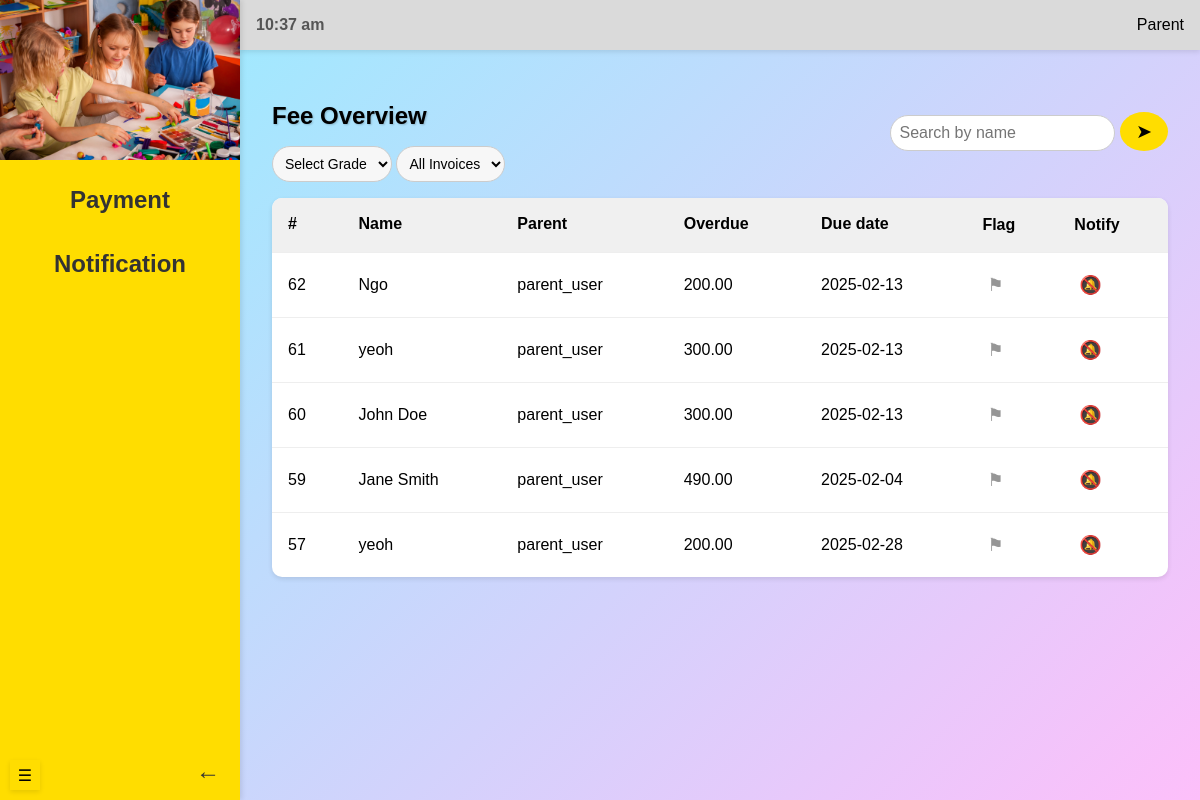
The app's page /teacher/feeOverview (signed in), older data.
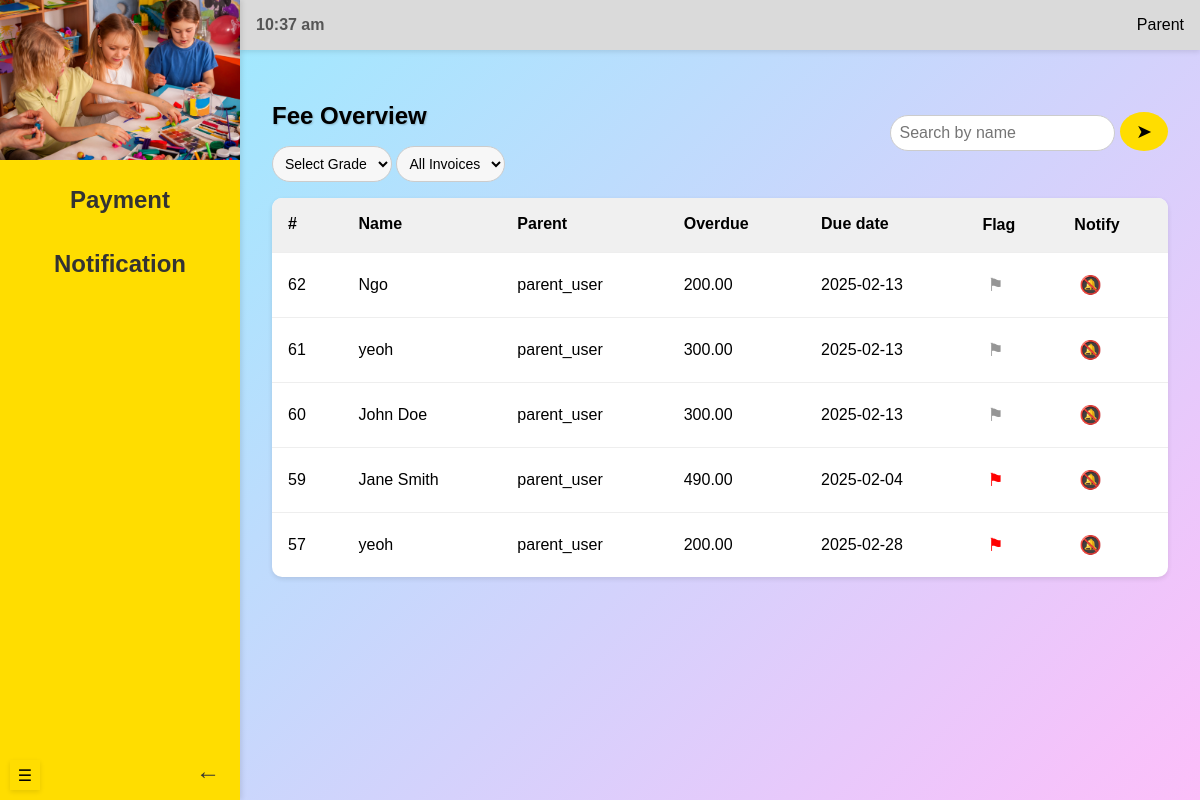
The same page, newer data.
### models.py (models this page shows, shortened)
class Invoice(db.Model):
    __tablename__ = 'invoices'
    id = db.Column(db.Integer, primary_key=True, autoincrement=True)
    total_amount = db.Column(NUMERIC(10, 2), nullable=False)
    flag = db.Column(db.Boolean, default=False)  # True if paid before the due date
    fees = db.relationship('Fee', back_populates='invoice', lazy='joined')

class Student(db.Model):
    __tablename__ = 'students'
    id = db.Column(db.Integer, primary_key=True, autoincrement=True)
    name = db.Column(db.String(255), nullable=False)
    grade = db.Column(db.String(50), nullable=False)
    dob = db.Column(db.Date, nullable=False)
    transport = db.Column(db.Boolean, default=False)
    user_id = db.Column(db.Integer, db.ForeignKey('users.id'), nullable=False)
    fees = db.relationship('Fee', backref='student', cascade='all, delete-orphan')

class User(db.Model, UserMixin):
    __tablename__ = 'users'
    id = db.Column(db.Integer, primary_key=True, autoincrement=True)
    username = db.Column(db.String(255), unique=True, nullable=False)
    email = db.Column(db.String(255), unique=True, nullable=False)
    password = db.Column(db.String(255), nullable=False)
    role = db.Column(
        db.Enum('admin', 'accountant', 'teacher', 'parent', name='user_roles'),
        nullable=False
    )
    created_at = db.Column(db.DateTime, default=func.current_timestamp())
    flag = db.Column(db.Boolean, default=True)
    students = db.relationship('Student', backref='guardian', cascade='all, delete-orphan')
    payments = db.relationship('Payment', backref='user', cascade='all, delete-orphan')
    notifications = db.relationship('Notification', backref='user', cascade='all, delete-orphan')

class Fee(db.Model):
    __tablename__ = 'fees'
    id = db.Column(db.Integer, primary_key=True, autoincrement=True)
    student_id = db.Column(db.Integer, db.ForeignKey('students.id'), nullable=False)
    create_date = db.Column(db.Date, default=func.current_date())
    due_date = db.Column(db.Date, nullable=False)
    amount = db.Column(NUMERIC(10, 2), nullable=False)
    fee_type = db.Column(db.String(100), nullable=False)
    status = db.Column(db.Enum('unpaid', 'paid', name='fee_status'), default='unpaid')
    invoice_id = db.Column(db.Integer, db.ForeignKey('invoices.id'), nullable=True)
    invoice = db.relationship('Invoice', back_populates='fees')

### routes/teacher_routes.py (the view)
@teacher_blueprint.route("/feeOverview", methods=["GET"])
@login_required
def feeOverview():
    student_name = request.args.get("name")  # Fixed parameter for student name search
    grade = request.args.get("grade")
    status = request.args.get("status")  # Paid/Unpaid filter
    start_date = request.args.get("start_date")
    end_date = request.args.get("end_date")
    query = Invoice.query.join(Fee).join(Student)
    if student_name:
        query = query.filter(Student.name.ilike(f"%{student_name}%"))
    if grade:
        query = query.filter(Student.grade == grade)
    if status == "paid":
        query = query.filter(Fee.status == "paid")
    elif status == "unpaid":
        query = query.filter(Fee.status == "unpaid")
    if start_date:
        try:
            start_date = datetime.strptime(start_date, '%Y-%m-%d').date()
            query = query.filter(Fee.due_date >= start_date)
        except ValueError:
            flash("Invalid start date format", "error")
    if end_date:
        try:
            end_date = datetime.strptime(end_date, '%Y-%m-%d').date()
            query = query.filter(Fee.due_date <= end_date)
        except ValueError:
            flash("Invalid end date format", "error")
    invoices = query.options(
        joinedload(Invoice.fees).joinedload(Fee.student)
    ).order_by(Invoice.id.desc()).all()
    return render_template(
        "feeOverview.html",
        invoices=invoices,
        filter_status=status,
        filter_grade=grade,
        search_name=student_name
    )

### app.py (called while the page is built)
@login_manager.user_loader
def load_user(user_id):
    return User.query.get(int(user_id))

### templates/feeOverview.html (shortened to what this page needs)
{% if current_user.role == 'teacher' %}
    {% extends "teacherBase.html" %}
{% elif current_user.role == 'admin'%}
    {% extends "adminBase.html" %}
{% elif current_user.role == 'accountant' %}
    {% extends "accountantBase.html" %}
{% elif current_user.role == 'parent'%}
    {% extends "parentBase.html" %}
{% endif %}
{% block header %}
    <link rel="stylesheet" href="{{ url_for('static', filename='feeOverview.css') }}">
{% endblock %}
{% block content %}
        <section class="content">
            <div class="header-container">
                <div class="header-left">
                    <h1>Fee Overview</h1>
                    <form method="get" id="search-form">
                        <select id="grade" name="grade" onchange="this.form.submit();">
                            <option value="">Select Grade</option>
                        </select>
                        <select id="status" name="status" onchange="this.form.submit();">
                            <option value="">All Invoices</option>
                        </select>
                    </form>
                </div>
                <div class="search-bar">
                    <form method="get" id="search-form">
                        <input type="text" id="search-name" name="name" placeholder="Search by name" value="{{ request.args.get('name', '') }}">
                        <button>&#x27A4;</button>
                    </form>
                </div>
            </div>
            <table id="myTable2">
                <thead>
                    <tr>
                        <th onclick="sortTable(0)"># </th>
                        <th onclick="sortTable(1)">Name </th>
                        <th onclick="sortTable(2)">Parent </th>
                        <th onclick="sortTable(3)">Overdue </th>
                        <th onclick="sortTable(4)">Due date </th>
                        <th>Flag</th>
                        <th>Notify</th>
                    </tr>
                </thead>
                <tbody>
                    {% for invoice in invoices %}
                        <tr>
                            <td><span class="id">{{ invoice.id }}</span></td>
                            <td><span class="name">{{ invoice.fees[0].student.name }}</span></td>
                            <td><span class="parent">{{ invoice.fees[0].student.guardian.username if invoice.fees[0].student.guardian else 'No Guardian Assigned' }}</span></td>
                            <td><span class="overdue">{{ "%.2f"|format(invoice.total_amount) }}</span></td>
                            <td><span class="dueDate">{{ invoice.fees[0].due_date.strftime('%Y-%m-%d') }}</span></td>
                            <td class="flag">
                                <button class="flag-btn {% if invoice.flag %}flagged{% endif %}">&#9873;</button>
                            </td>
                            <td class="notify">
                                <button class="notify-btn" onclick="toggleBell(this)">&#128277;</button>
                            </td>
                        </tr>
                    {% endfor %}
                </tbody>
            </table>
        </section>
    </div>
{% endblock %}

### templates/parentBase.html (shortened to what this page needs)
<!DOCTYPE html>
<html lang="en">
<head>
    {% block header %} {% endblock %}
</head>
<body>
    <div id="mySidebar" class="sidebar">
        <div class="logo-section">
            <img src="{{ url_for('static', filename='images/kids.jpeg') }}">
        </div>
        <nav class="menu">
            <div class="dropdown">
                <button class="dropdown-btn">Payment</button>
            </div>
            <div class="dropdown">
                <button class="dropdown-btn">Notification</button>
            </div>
        </nav>
        <div class="logout-section">
            <a href="\logout">&#x2190;</a>
        </div>
    </div>
    <button class="collapse-button">&#9776;</button>
    <div class="main-content">
        <header class="header">
            <div class="time"></div>
            <div class="admin-section">
                <span>Parent</span>
            </div>
        </header>
    {% block content %} {% endblock %}
</body>
</html>

### static/feeOverview.css (style rules this page uses)
html { opacity: 0; animation: fadeIn 0.5s ease-in-out forwards; }
body { margin: 0; font-family: Arial, sans-serif; display: flex; height: 100vh; background: linear-gradient(135deg, #93efff, #fdbffa); transition: margin-left 0.3s ease; overflow: hidden; }
.sidebar { width: 20%; height: 100vh; background-color: #FFDD00; color: #333; display: flex; flex-direction: column; justify-content: flex-start; position: fixed; top: 0; left: 0; z-index: 2; padding: 0; box-shadow: 2px 0 5px rgba(0, 0, 0, 0.1); transition: width 0.3s ease, visibility 0.3s ease; overflow: hidden; }
.dropdown { text-align: center; width: 100%; }
.dropdown-btn { width: 100%; text-align: center; padding: 10px; font-size: 1.5rem; font-weight: bold; background: transparent; border: none; cursor: pointer; color: #333; display: flex; justify-content: center; align-items: center; text-align: center; transition: transform 0.3s ease, background 0.3s ease; }
.logo-section { width: 100%; height: 20%; display: flex; justify-content: center; align-items: center; overflow: hidden; margin: 0; padding: 0; }
.logo-section img { width: 100%; height: auto; }
.menu { display: flex; flex-direction: column; text-align: center; gap: 1rem; margin-top: 1rem; padding: 0; }
.logout-section { display: flex; justify-content: space-between; align-items: center; margin-top: auto; }
.logout-section a { position: absolute; bottom: 10px; right: 10px; text-decoration: none; color: #333; font-size: 1.5rem; padding: 5px 10px; background: transparent; border: none; cursor: pointer; transition: color 0.3s ease; }
.collapse-button { position: absolute; bottom: 10px; left: 10px; width: 30px; height: 30px; font-size: 1rem; background: #FFDD00; border: none; border-radius: 0; cursor: pointer; z-index: 3; transition: all 0.3s ease; text-align: center; box-shadow: 0 2px 5px rgba(0, 0, 0, 0.1); }
.main-content { flex: 1; display: flex; flex-direction: column; margin-left: 20%; transition: margin-left 0.3s ease; }
.header { background: #DADADA; padding: 1rem; display: flex; justify-content: space-between; align-items: center; box-shadow: 0 2px 5px rgba(0, 0, 0, 0.1); }
.header .time { font-weight: bold; color: #555; }
.header-container { display: flex; justify-content: space-between; align-items: center; margin-bottom: 1rem; }
.search-bar { display: flex; gap: 0.5rem; }
.search-bar input { padding: 0.5rem; border: 1px solid #ccc; border-radius: 20px; outline: none; font-size: 1rem; }
.search-bar button { padding: 0.5rem 1rem; background: #FFDD00; border: none; border-radius: 50%; cursor: pointer; font-size: 1.2rem; transition: background 0.3s; }
.admin-section { display: flex; align-items: center; gap: 0.5rem; }
.content { padding: 2rem; overflow-y: auto; }
.content h1 { margin-bottom: 1rem; font-size: 1.5rem; text-shadow: 1px 1px 2px rgba(0, 0, 0, 0.2); }
table { width: 100%; border-collapse: collapse; background: #fff; box-shadow: 0 2px 5px rgba(0, 0, 0, 0.1); border-radius: 10px; overflow: hidden; }
table th, table td { text-align: left; padding: 1rem; border-bottom: 1px solid #eee; }
table th { background: #f0f0f0; font-weight: bold; cursor: pointer; user-select: none; }
table tbody tr:last-child td { border-bottom: none; }
.flag-btn { color: rgb(150, 150, 150); background-color: white; font-size: 18px; padding: 5px; cursor: pointer; transition: color 0.3s; border: none; }
.flag-btn.flagged { color: red; }
.notify-btn { background-color: white; font-size: 18px; padding: 5px; cursor: pointer; transition: color 0.3s; border: none; }
.header-left select { flex: 1; padding: 8px; border: 1px solid #ccc; border-radius: 20px; font-size: 14px; background: #f7f7f7; }

Row changes from the older to the newer data that the page shows:
changed Invoice "Jane Smith": flag False → True (drawn)
changed Invoice id 57: flag False → True (drawn)
